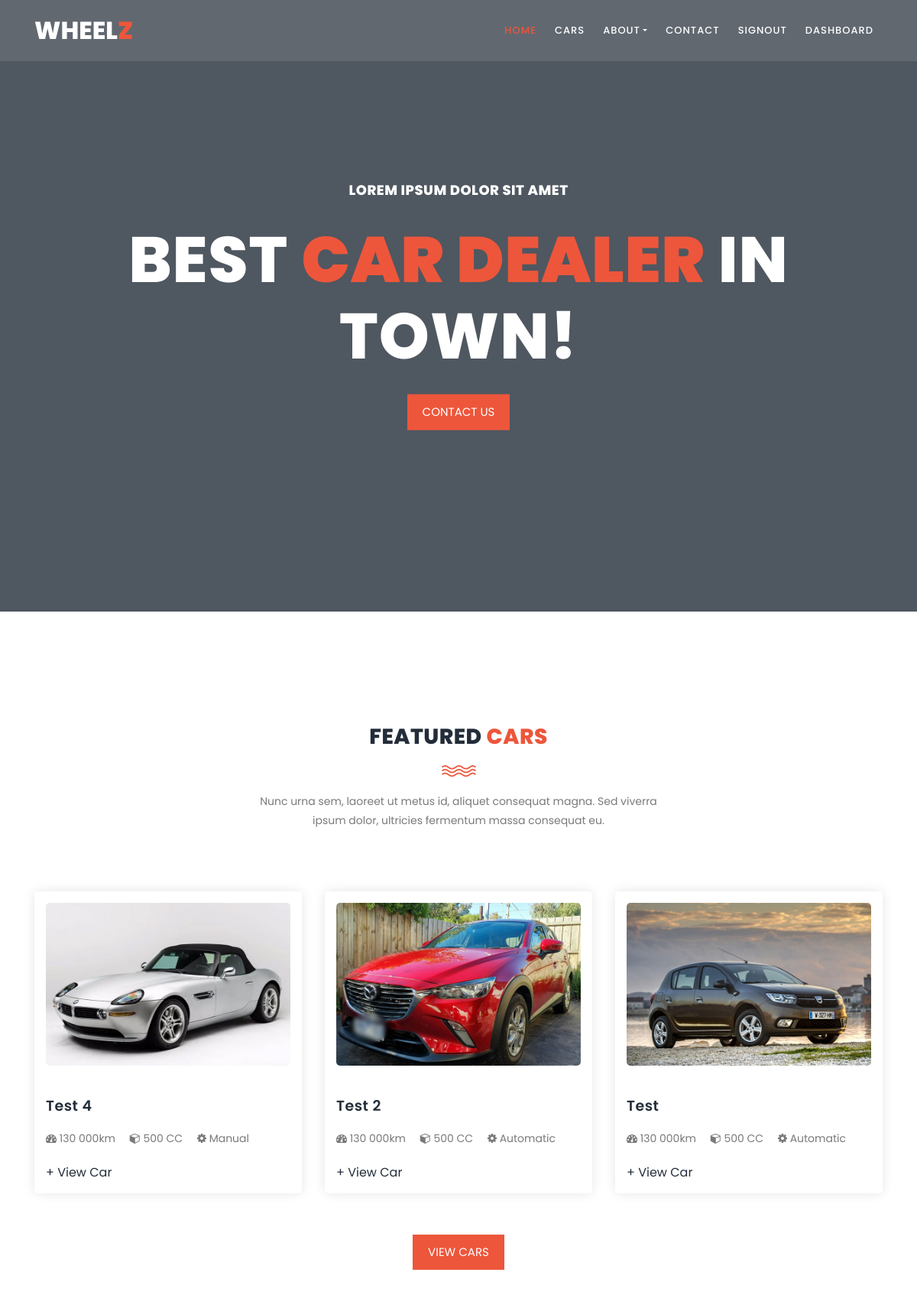
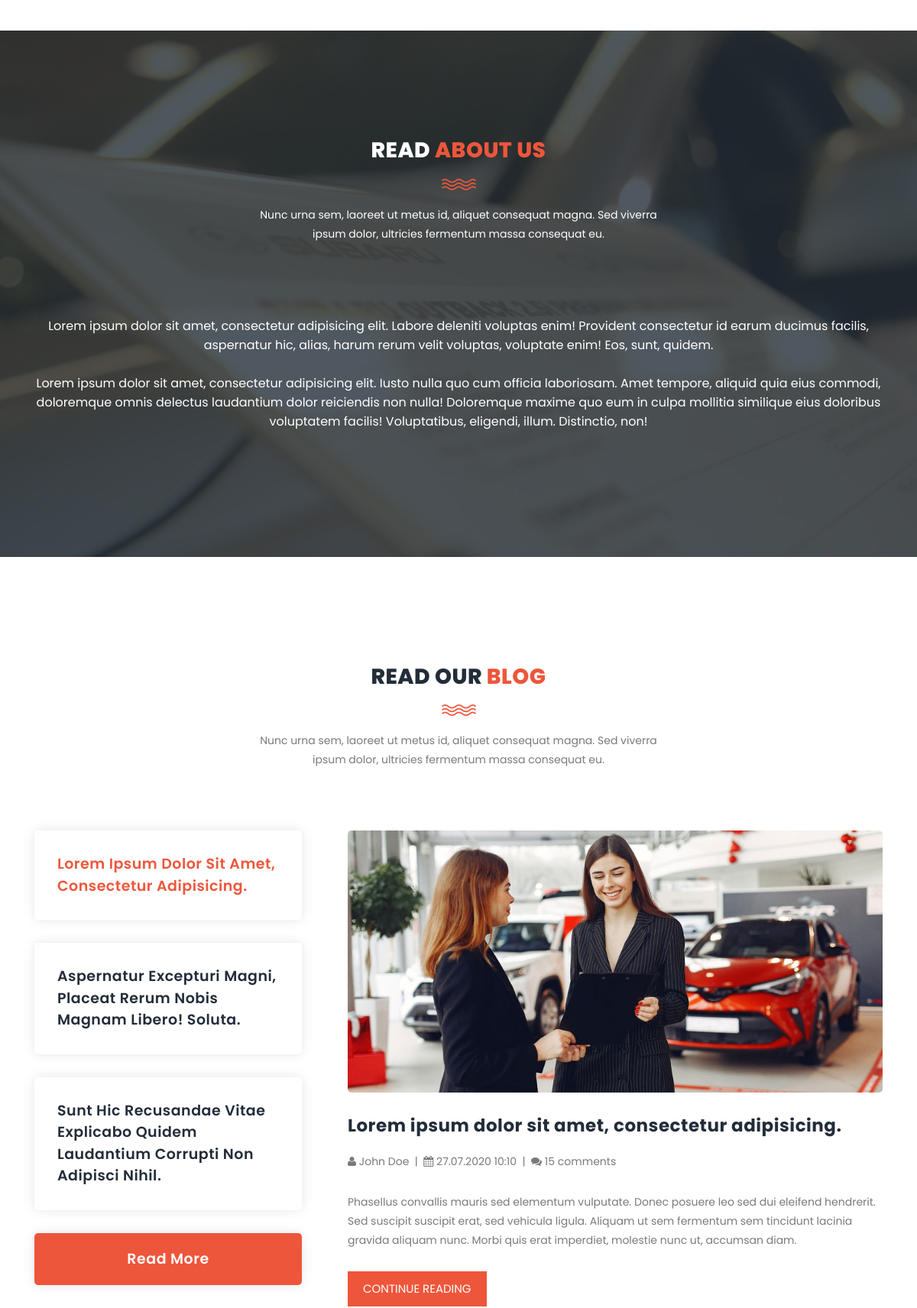
The app's page /home/ (signed in, upper part) with its own data (2 pictures, top to bottom).
### app/models.py (models this page shows)
class Car(models.Model):
    name = models.CharField(max_length=100)
    vehicle_id = models.CharField(max_length=32)
    used_car = models.BooleanField(default=False)
    new_car = models.BooleanField(default=False)
    automatic = models.BooleanField(default=False)
    manual = models.BooleanField(default=False)
    vehicle_type = models.ForeignKey(VehicleType, on_delete=models.CASCADE, null=True, blank=True, default="No Information")
    make = models.ForeignKey(Make, on_delete=models.CASCADE, null=True, blank=True, default="No Information")
    model = models.ForeignKey(Model, on_delete=models.CASCADE, null=True, blank=True, default="No Information")
    price_amount = models.DecimalField(max_digits=16, decimal_places=2, null=True, blank=True)
    price_display = models.CharField(max_length=64, default="No Information")
    price_description = models.CharField(max_length=64, default="No Information")
    mileage = models.IntegerField()
    mileage_display = models.CharField(max_length=64, default="No Information")
    engine = models.CharField(max_length=32, default="No Information")
    power = models.CharField(max_length=64, default="No Information")
    fuel = models.ForeignKey(Fuel, on_delete=models.CASCADE, null=True, blank=True)
    gearbox = models.ForeignKey(Gearbox, on_delete=models.CASCADE, null=True, blank=True)
    doors = models.CharField(max_length=64, default="No Information")
    seats = models.CharField(max_length=64, default="No Information")
    color = models.CharField(max_length=64, default="No Information")
    registration_date = models.CharField(default="No Information")
    image = models.ImageField(upload_to='car_images/')
    image_src = models.TextField(null=True, blank=True)
    year = models.CharField(default="No Information")
    owner_name = models.CharField(max_length=128, default="No Information")
    owner_phone = models.CharField(max_length=32, default="No Information")
    owner_address = models.CharField(max_length=255, default="No Information")
    display_home = models.BooleanField(default=False)

### app/views.py (the view)
# urls.py: path('', views.home,name="home"),
def home(request):
    cars = Car.objects.filter(display_home=True).order_by('-id')[:3]
    return render(request, 'home.html', {'cars': cars})

### templates/home.html (shortened to what this page needs)
{% extends 'index.html' %}
{% load static %}
{% block content %}
    <div class="main-banner" id="top">
        <video autoplay muted loop id="bg-video">
            <source src="{% static 'images/video.mp4' %}" type="video/mp4" />
        </video>
        <div class="video-overlay header-text">
            <div class="caption">
                <h6>Lorem ipsum dolor sit amet</h6>
                <h2>Best <em>car dealer</em> in town!</h2>
                <div class="main-button">
                    <a href="contact">Contact Us</a>
                </div>
            </div>
        </div>
    </div>
    <section class="section" id="trainers">
        <div class="container">
            <div class="row">
                <div class="col-lg-6 offset-lg-3">
                    <div class="section-heading">
                        <h2>Featured <em>Cars</em></h2>
                        <img src="{% static 'images/line-dec.png' %}" alt="">
                        <p>Nunc urna sem, laoreet ut metus id, aliquet consequat magna. Sed viverra ipsum dolor, ultricies fermentum massa consequat eu.</p>
                    </div>
                </div>
            </div>
            <div class="row">
                {% for car in cars %}
                <div class="col-lg-4">
                    <div class="trainer-item">
                        <div class="image-thumb">
                            <img alt="">
                        </div>
                        <div class="down-content">
                            <h4>{{car.name}}</h4>
                            <p>
                                <i class="fa fa-dashboard"></i> 130 000km &nbsp;&nbsp;&nbsp;
                                <i class="fa fa-cube"></i> {{car.engine}} &nbsp;&nbsp;&nbsp;
                                <i class="fa fa-cog"></i> {% if car.automatic %}Automatic{% else %}Manual{% endif %}&nbsp;&nbsp;&nbsp;
                            </p>
                            <ul class="social-icons">
                                <li><a href="/car-details/{{car.id}}">+ View Car</a></li>
                            </ul>
                        </div>
                    </div>
                </div>
                {% endfor %}
            </div>
            <br>
            <div class="main-button text-center">
                <a href="cars">View Cars</a>
            </div>
        </div>
    </section>
    <section class="section section-bg" id="schedule" style="background-image: url(../static/images/about-fullscreen-1-1920x700.jpg)">
        <div class="container">
            <div class="row">
                <div class="col-lg-6 offset-lg-3">
                    <div class="section-heading dark-bg">
                        <h2>Read <em>About Us</em></h2>
                        <img src="{% static 'images/line-dec.png' %}" alt="">
                        <p>Nunc urna sem, laoreet ut metus id, aliquet consequat magna. Sed viverra ipsum dolor, ultricies fermentum massa consequat eu.</p>
                    </div>
                </div>
            </div>
            <div class="row">
                <div class="col-lg-12">
                    <div class="cta-content text-center">
                        <p>Lorem ipsum dolor sit amet, consectetur adipisicing elit. Labore deleniti voluptas enim! Provident consectetur id earum ducimus facilis, aspernatur hic, alias, harum rerum velit voluptas, voluptate enim! Eos, sunt, quidem.</p>
                        <p>Lorem ipsum dolor sit amet, consectetur adipisicing elit. Iusto nulla quo cum officia laboriosam. Amet tempore, aliquid quia eius commodi, doloremque omnis delectus laudantium dolor reiciendis non nulla! Doloremque maxime quo eum in culpa mollitia similique eius doloribus voluptatem facilis! Voluptatibus, eligendi, illum. Distinctio, non!</p>
                    </div>
                </div>
            </div>
        </div>
    </section>
    <section class="section" id="our-classes">
        <div class="container">
            <div class="row">
                <div class="col-lg-6 offset-lg-3">
                    <div class="section-heading">
                        <h2>Read our <em>Blog</em></h2>
                        <img src="{% static 'images/line-dec.png' %}" alt="">
                        <p>Nunc urna sem, laoreet ut metus id, aliquet consequat magna. Sed viverra ipsum dolor, ultricies fermentum massa consequat eu.</p>
                    </div>
                </div>
            </div>
            <div class="row" id="tabs">
              <div class="col-lg-4">
                <ul>
                  <li><a href='#tabs-1'>Lorem ipsum dolor sit amet, consectetur adipisicing.</a></li>
                  <li><a href='#tabs-2'>Aspernatur excepturi magni, placeat rerum nobis magnam libero! Soluta.</a></li>
                  <li><a href='#tabs-3'>Sunt hic recusandae vitae explicabo quidem laudantium corrupti non adipisci nihil.</a></li>
                  <div class="main-rounded-button"><a href="blog">Read More</a></div>
                </ul>
              </div>
              <div class="col-lg-8">
                <section class='tabs-content'>
                  <article id='tabs-1'>
                    <img src="{% static 'images/blog-image-1-940x460.jpg' %}" alt="">
                    <h4>Lorem ipsum dolor sit amet, consectetur adipisicing.</h4>
                    <p><i class="fa fa-user"></i> John Doe &nbsp;|&nbsp; <i class="fa fa-calendar"></i> 27.07.2020 10:10 &nbsp;|&nbsp; <i class="fa fa-comments"></i>  15 comments</p>
                    <p>Phasellus convallis mauris sed elementum vulputate. Donec posuere leo sed dui eleifend hendrerit. Sed suscipit suscipit erat, sed vehicula ligula. Aliquam ut sem fermentum sem tincidunt lacinia gravida aliquam nunc. Morbi quis erat imperdiet, molestie nunc ut, accumsan diam.</p>
                    <div class="main-button">
                        <a href="blog-details">Continue Reading</a>
                    </div>
                  </article>
                </section>
              </div>
            </div>
        </div>
    </section>
{% endblock %}

### records on screen
Car: image_src (picture), name "Test 4", engine "500 CC", automatic "Manual"
Car: image_src (picture), name "Test 2", engine "500 CC", automatic "Automatic"
Car: image_src (picture), name "Test", engine "500 CC", automatic "Automatic"
